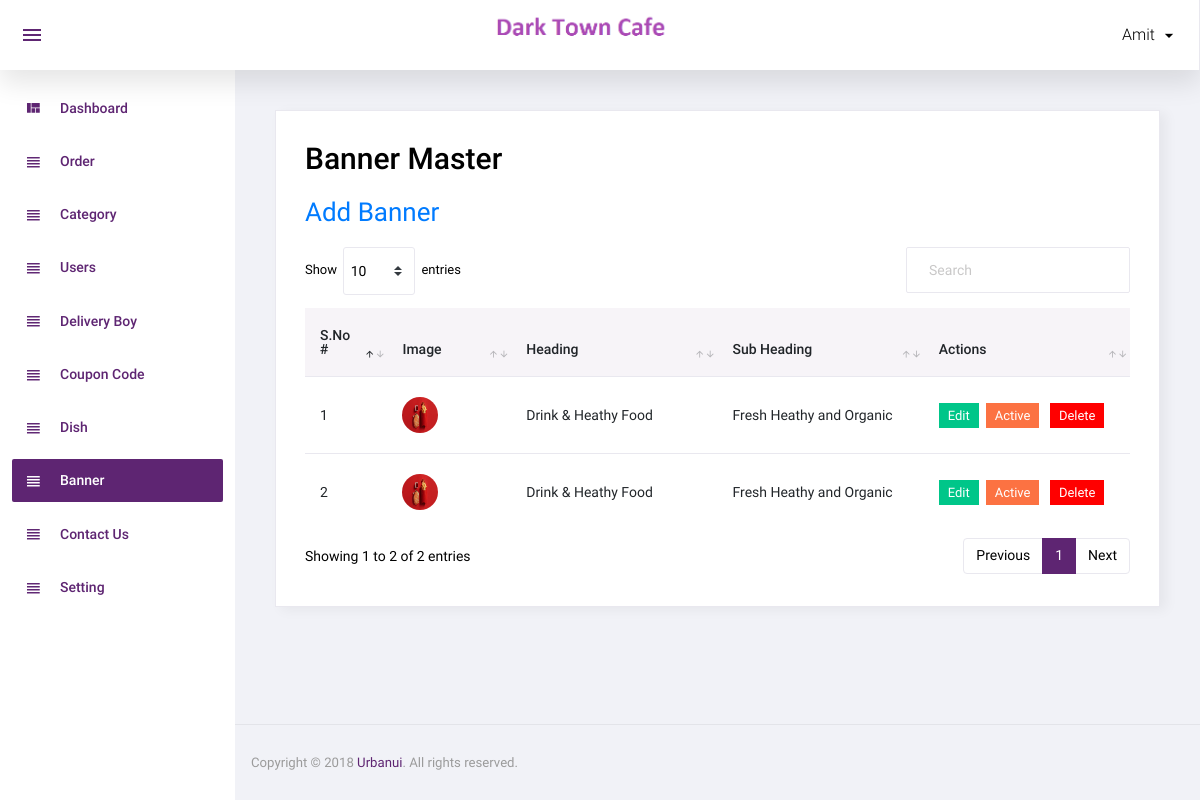
The page /admin/banner.php (signed in) on the database as committed earlier.
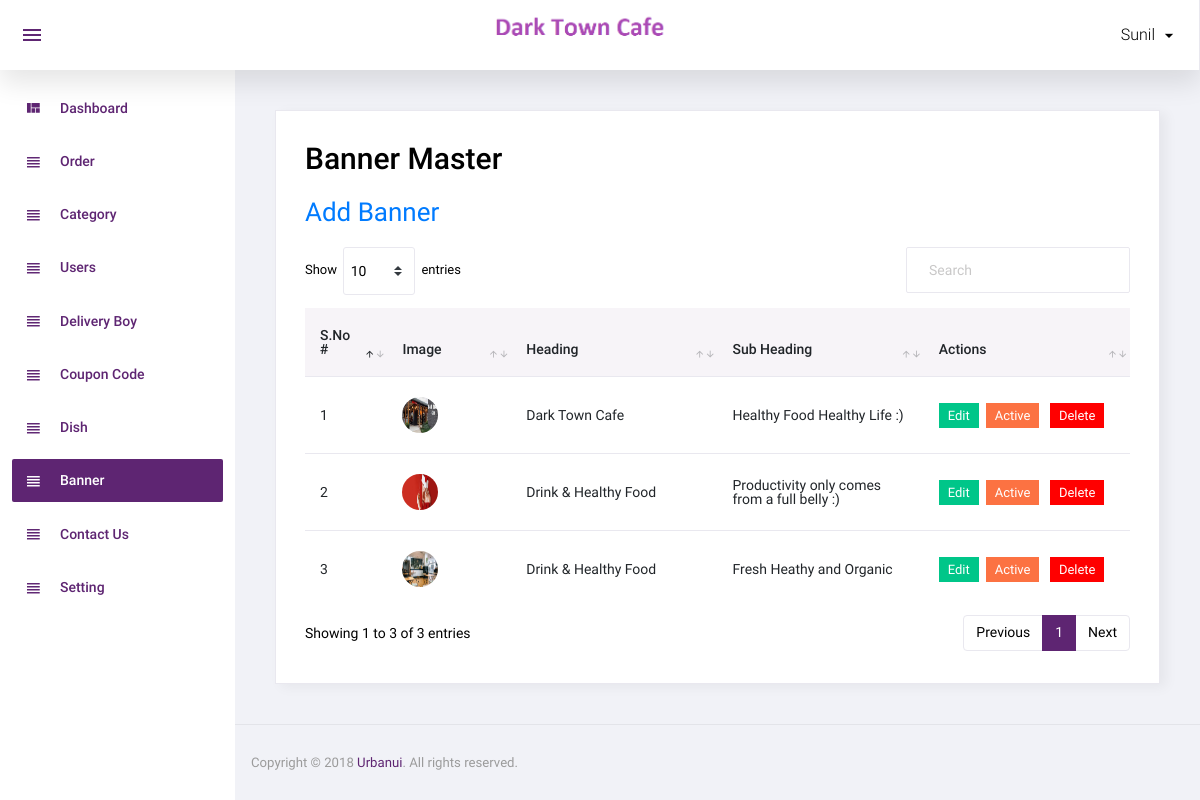
The same page on the database as committed later.
### tables this page shows
CREATE TABLE `banner` (
  `id` int(11) NOT NULL,
  `image` varchar(100) NOT NULL,
  `heading` varchar(500) NOT NULL,
  `sub_heading` varchar(500) NOT NULL,
  `link` varchar(100) NOT NULL,
  `link_txt` varchar(100) NOT NULL,
  `order_number` int(11) NOT NULL,
  `added_on` datetime NOT NULL,
  `status` int(11) NOT NULL
);

### admin/banner.php (the view, shortened to what the changed rows need)
<?php
include('top.php');
$sql="select * from banner order by order_number";
$res=mysqli_query($con,$sql);
?>
  <div class="card">
            <div class="card-body">
              <h1 class="grid_title">Banner Master</h1>
              <div class="row grid_box">
                <div class="col-12">
                  <div class="table-responsive">
                    <table id="order-listing" class="table">
                      <thead>
                        <tr>
                            <th width="10%">S.No #</th>
                            <th width="15%">Image</th>
                            <th width="25%">Heading</th>
                            <th width="25%">Sub Heading</th>
							<th width="25%">Actions</th>
                        </tr>
                      </thead>
                      <tbody>
                        <?php if(mysqli_num_rows($res)>0){
						$i=1;
						while($row=mysqli_fetch_assoc($res)){
						?>
						<tr>
                            <td><?php echo $i?></td>
                            <td><img src="<?php echo SITE_BANNER_IMAGE.$row['image']?>"/></td>
							<td><?php echo $row['heading']?></td>
							<td><?php echo $row['sub_heading']?></td>
							<td>
								<a href="manage_banner.php?id=<?php echo $row['id']?>"><label class="badge badge-success hand_cursor">Edit</label></a>&nbsp;
								<?php
								if($row['status']==1){
								?>
								<a href="?id=<?php echo $row['id']?>&type=deactive"><label class="badge badge-danger hand_cursor">Active</label></a>
								<?php
								}else{
								?>
								<a href="?id=<?php echo $row['id']?>&type=active"><label class="badge badge-info hand_cursor">Deactive</label></a>
								<?php
								}
								?>
								<a href="?id=<?php echo $row['id']?>&type=delete"><label class="badge badge-danger delete_red hand_cursor">Delete</label></a>
							</td>
                        </tr>
                        <?php
						$i++;
						} } else { ?>
						<tr>
							<td colspan="5">No data found</td>
						</tr>
						<?php } ?>
                      </tbody>
                    </table>
                  </div>
				</div>
              </div>
            </div>
          </div>
<?php include('footer.php');?>

### admin/top.php (shortened to what the changed rows need)
<!DOCTYPE html>
<html lang="en">
<head>
  <link rel="stylesheet" href="assets/css/materialdesignicons.min.css">
  <link rel="stylesheet" href="assets/css/vendor.bundle.base.css">
  <link rel="stylesheet" href="assets/css/dataTables.bootstrap4.css">
  <link rel="stylesheet" href="assets/css/bootstrap-datepicker.min.css">
  <link rel="stylesheet" href="assets/css/style.css">
</head>
<body class="sidebar-light">
  <div class="container-scroller">
    <nav class="navbar col-lg-12 col-12 p-0 fixed-top d-flex flex-row">
      <div class="navbar-menu-wrapper d-flex align-items-stretch justify-content-between">
        <ul class="navbar-nav navbar-nav-right">
          <li class="nav-item nav-profile dropdown">
            <a class="nav-link dropdown-toggle" href="#" data-toggle="dropdown" id="profileDropdown">
              <span class="nav-profile-name"><?php echo $_SESSION['ADMIN_USER']?></span>
            </a>
          </li>
        </ul>
      </div>
    </nav>
    <div class="container-fluid page-body-wrapper">
      <div class="main-panel">
        <div class="content-wrapper">

Rows that differ between the two databases and show on the page:
changed banner: image: a different picture; heading "Drink & Heathy Food" → "Dark Town Cafe"; sub_heading "Fresh Heathy and Organic" → "Healthy Food Healthy Life :)"
changed banner: image: a different picture; heading "Drink & Heathy Food" → "Drink & Healthy Food"; sub_heading "Fresh Heathy and Organic" → "Productivity only comes from a full belly :)"
added banner: image (picture), heading "Drink & Healthy Food", sub_heading "Fresh Heathy and Organic"
Other text that changed with them:
$_SESSION['ADMIN_USER']: "Amit" → "Sunil"
text written by a page script: "Show entries Showing 1 to 2 of 2 entries Previous 1 Next" → "Show entries Showing 1 to 3 of 3 entries Previous 1 Next"
